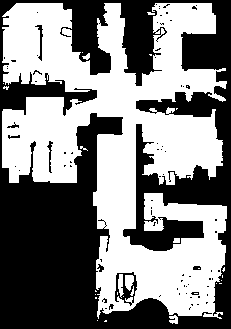
#> input picture Resources/home_map.png, 231 x 329 px, found by its file name
$ python PathFinding_GUI_matplotlib.py
#> lines starting #> are read from the running program, lines starting #| are printed output that depends on the picture; after the words box and inside, x2 and y2 are one past the last pixel; in counts of white or black regions, pixels touching at a corner belong together
### SearchTree/PathFindingSearchTree.py
import matplotlib.image as mpimg
import matplotlib.pyplot as plt
from matplotlib.widgets import RadioButtons, Button, TextBox

from SearchTree import Node, Tree
from math import dist


class PathFindingSearchTree(Tree):
    def __init__(self, rootNode=(0,0), path='', walkableColor = [1., 1., 1., 1.], heuristic = 'LineOfSight'):
#> called with rootNode = (50, 50), path = 'Resources\\home_map.png', heuristic = 'LineOfSight'
        super().__init__(rootNode)

        self.path=path
        #convert to int 3-tuple
        self.map = mpimg.imread(path)
#> self.map is the input picture: shape (329, 231, 4) float32; mean R, G, B, A 0.51, 0.51, 0.51, 1
        self.map=self.map[:,:,0:3]
#> self.map: shape (329, 231, 3) float32; values 0 (black) and 1 (white), 51% white; 79 black regions (71 under 20 px), largest, box (x1, y1, x2, y2) and area: (0, 0, 231, 329) 36406, (115, 272, 137, 306) 311, (35, 25, 43, 61) 92
        self.map=self.map*255
        self.map = self.map.astype(int)

        self.vismap = self.map.copy()

        self.walkableColor = walkableColor

        self.heuristic = heuristic # LineOfSight or Manhattan


    def updateVisualization(self, expandedNode):
        pass

    # [28 lines left out: function expandNode, not called in this run]

    def getActionCost(self, beginNode, endNode):
        return 1
    def getHeuristic(self, node):
        if self.heuristic == 'LineOfSight':return (dist(self.goal,node.data))
        if self.heuristic == 'Manhattan':  return abs(self.goal[0]-node.data[0])+abs(self.goal[1]-node.data[1])


# [5 lines of commented-out code are left out]

### SearchTree/Node.py

class Node:
    def __init__(self, value):
        self.data = value
        self.childrens = []
        self.parent = None
        self.heuristic = None
        self.actionCost = None #from parent to this
        self.totalCost = None
        self.ID = None
        self.hash = hash(str(self.data))

    def add_child(self, child):
        self.childrens.append(child) #check if the child already exists?
        child.parent=self

    def kill_node(self):
        if self.parent != None:
            self.parent.childrens.remove(self)

    # [15 lines left out: functions get_depth, print_tree, not called in this run]

### SearchTree/Tree.py
from abc import ABC, abstractmethod
from pickle import FALSE

from SearchTree import Node
import os
import time

class Tree(ABC):
    def __init__(self, rootNode):
        self.root = Node(rootNode)
        self.goal=None
        self.fringe=None
        self.ID = 0 #every node has an unique ID
        self.root.ID = self.ID #the root node have ID=0
        self.ID+=1
        self.hashl=[self.root.hash] #hash list of the current tree to speed up duplicate searches
        self.depthLimit = 0 #used for IDDF searches
        #self.scoreLimit
        self.showVisualization=False

    def getRoot(self):
        return self.root

    def getFringe(self):
        return self.fringe

    def addNode(self, node):
        node.parent.add_child(node)

    # [6 lines left out: function addChildsToTree, not called in this run]

    def removeNode(self, node):
        node.kill_node()

    # [7 lines left out: function getNodeDepth, not called in this run]

    def printTree(self):
        self.root.print_tree()

    # [5 lines left out: function resetTree, not called in this run]

    @abstractmethod
    def getHeuristic(self, node):
        pass
    @abstractmethod
    def getActionCost(self, beginNode, endNode):
        pass

    # [64 lines left out: functions chooseNextNode, pathTo, not called in this run]

    @abstractmethod
    def expandNode(self, node):
        pass

    # [40 lines left out: functions deleteRepeats, appendToFringe, not called in this run]

    @abstractmethod
    def updateVisualization(self, node):
        pass

    # [154 lines left out: function find, not called in this run]

### Other/PathFinding_GUI_matplotlib.py
import sys
sys.path.append('../SearchTree')
import matplotlib.image as mpimg
import matplotlib.pyplot as plt
from matplotlib.widgets import RadioButtons, Button, TextBox

from SearchTree import Node, Tree
from SearchTree.PathFindingSearchTree import PathFindingSearchTree
from math import dist


class PathFinding_GUI(PathFindingSearchTree):
    def __init__(self, rootNode=(0,0), path='', walkableColor = [1., 1., 1., 1.], heuristic = 'LineOfSight'):
        super().__init__(rootNode, path, walkableColor, heuristic)

        self.vismap = mpimg.imread(path)

        self.goal = None
        self.start = None
        self.searchType = 'BFS'

        self.fig,self.im_ax = plt.subplots(1,1)
        self.im = self.im_ax.imshow(self.vismap)

        self.fig.canvas.mpl_connect('button_press_event', self.GUIonclick)

        #promptTxt_ax = self.fig.add_axes([0.05, 0.9, 0.15, 0.15])
        self.promptTxt = plt.text(0, -10, 'Left click to set the starting point')

        searchType_ax = self.fig.add_axes([0.05, 0.7, 0.15, 0.15])
        searchType_radio = RadioButtons(searchType_ax, ('BFS', 'DFS', 'A*'))
        searchType_radio.on_clicked(self.changeSearchType)

        startBtn_ax = self.fig.add_axes([0.05, 0.3, 0.15, 0.15])
        self.startBtn = Button(startBtn_ax, "Start!", color="red")
        self.startBtn.on_clicked(self.GUI_startBtn)

        resetBtn_ax = self.fig.add_axes([0.05, 0.1, 0.15, 0.15])
        resetBtn = Button(resetBtn_ax, "Reset")
        resetBtn.on_clicked(self.GUI_reset)

        plt.show()
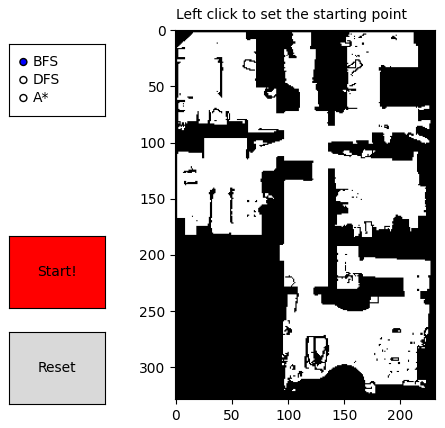
#> figure drawn by matplotlib, 2 panels

    # [42 lines left out: functions showVisualization, expandNode, not called in this run]

    def getActionCost(self, beginNode, endNode):
        return 1
    def getHeuristic(self, node):
        if self.heuristic == 'LineOfSight':return (dist(self.goal,node.data))
        if self.heuristic == 'Manhattan':  return abs(self.goal[0]-node.data[0])+abs(self.goal[1]-node.data[1])

    #GUI functions

    # [24 lines left out: function GUIonclick, not called in this run]

    def changeSearchType(self, label):
        self.searchType = label

    # [40 lines left out: functions GUI_startBtn, GUI_reset, GUI_update, not called in this run]

test = PathFinding_GUI(rootNode=(50,50), path="Resources\home_map.png")

#path = test.find(goal=(154,198), print_steps=False, stepByStep=False, showVisualization=False, avoidRepeat="Tree", searchtype="A*")
#print(path)
#> (the run stopped early here; a loop or call above may not have finished)

$ run again, with Resources/citymap (1).png copied over Resources/home_map.png
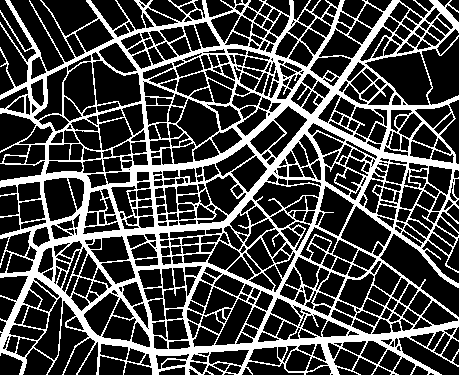
#> input picture Resources/citymap (1).png, 459 x 375 px, found by its file name
#> in __init__, self.map is the input picture: shape (375, 459, 4) float32; mean R, G, B, A 0.281, 0.281, 0.281, 1
#> in __init__, `plt.show()`:
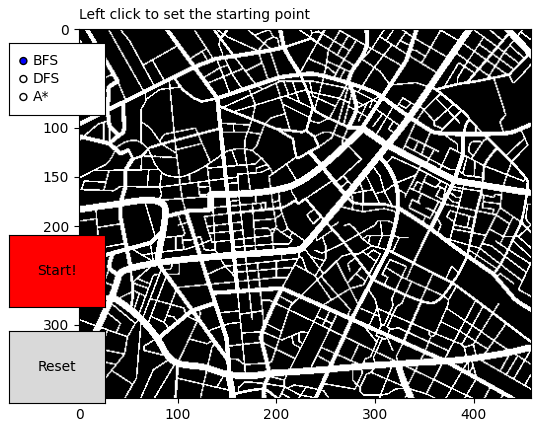
#> figure drawn by matplotlib, 2 panels

$ run again, with Resources/citymap.png copied over Resources/home_map.png
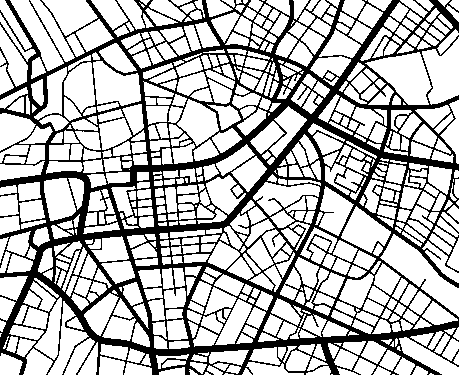
#> input picture Resources/citymap.png, 459 x 375 px, found by its file name
#> in __init__, self.map is the input picture: shape (375, 459, 4) float32; mean R, G, B, A 0.719, 0.719, 0.719, 1
#> in __init__, `plt.show()`:
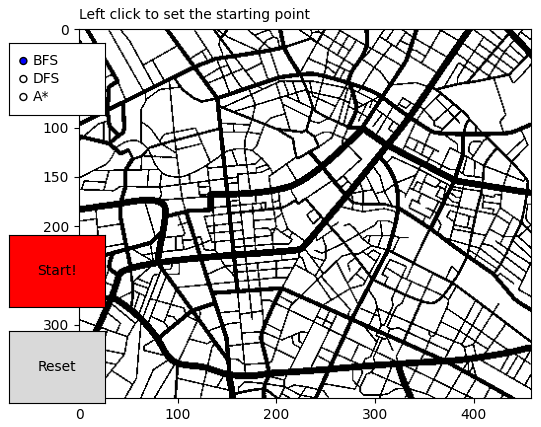
#> figure drawn by matplotlib, 2 panels

$ run again, with Resources/map2.png copied over Resources/home_map.png
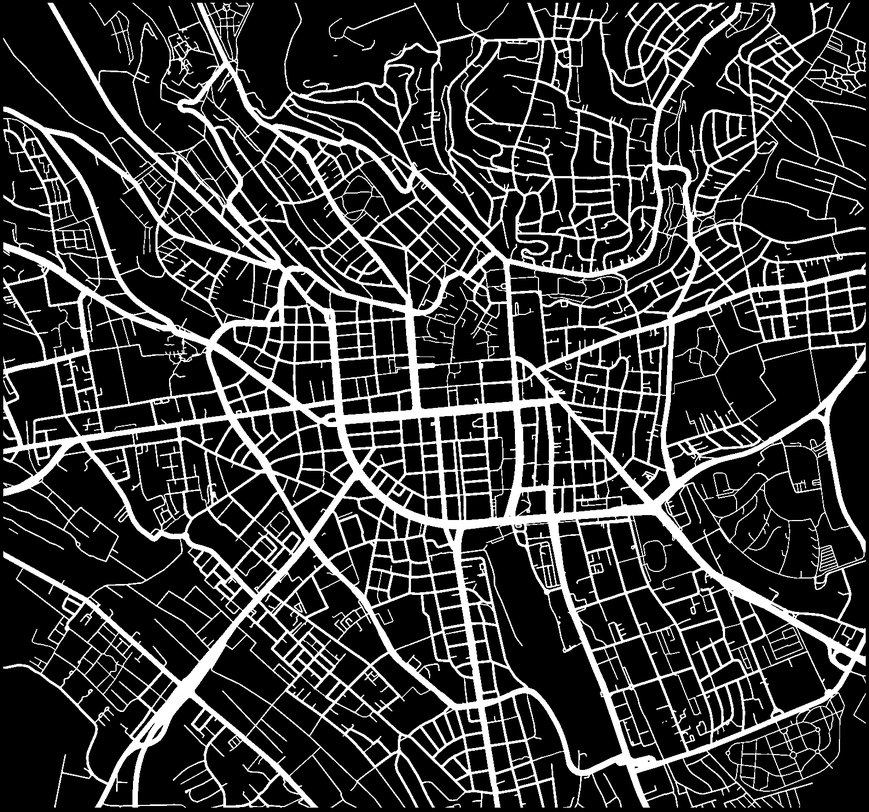
#> input picture Resources/map2.png, 869 x 812 px, shrunk from 1588 x 1485 before the run, found by its file name
#> in __init__, self.map is the input picture: shape (812, 869, 3) float32; min 0, max 1, mean 0.217
#> in __init__, `plt.show()`:
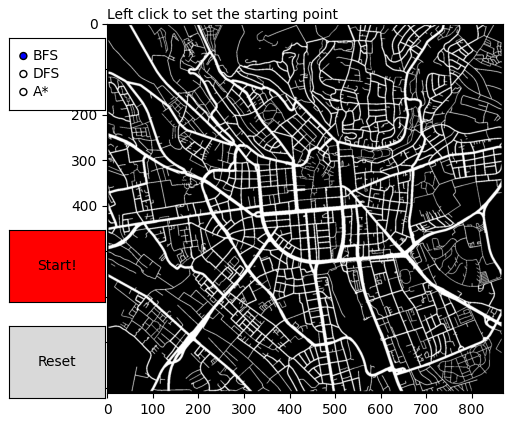
#> figure drawn by matplotlib, 2 panels
